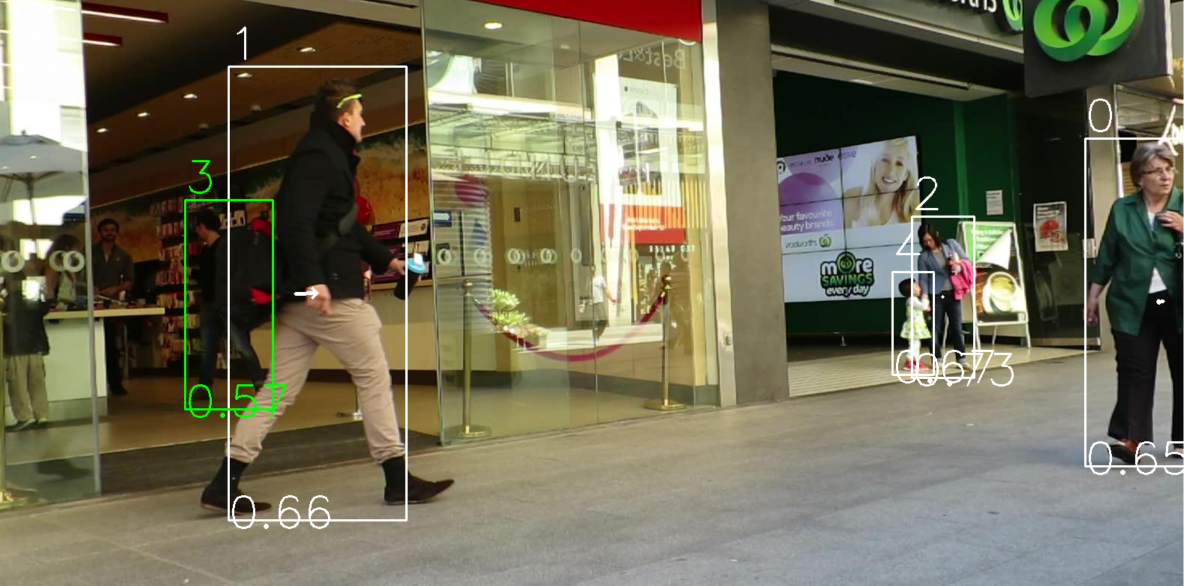
#> input picture img.png, 2367 x 1171 px (shown at 1/2 size)
$ python -i Detector.py   (imports and definitions only)
#> lines starting #> are read from the running program, lines starting #| are printed output that depends on the picture; after the words box and inside, x2 and y2 are one past the last pixel; in counts of white or black regions, pixels touching at a corner belong together
#> further down, picture is the input picture: shape (1171, 2367, 3); mean B, G, R 87.1, 109.2, 113.5
"""
    File name         : detectors.py
    Description       : Object detector used for detecting the objects in a video /image
    Python Version    : 3.7
"""

# Import python libraries
import numpy as np
import cv2


def detect(frame):
    # Convert frame from BGR to GRAY
    gray = cv2.cvtColor(frame, cv2.COLOR_BGR2GRAY)
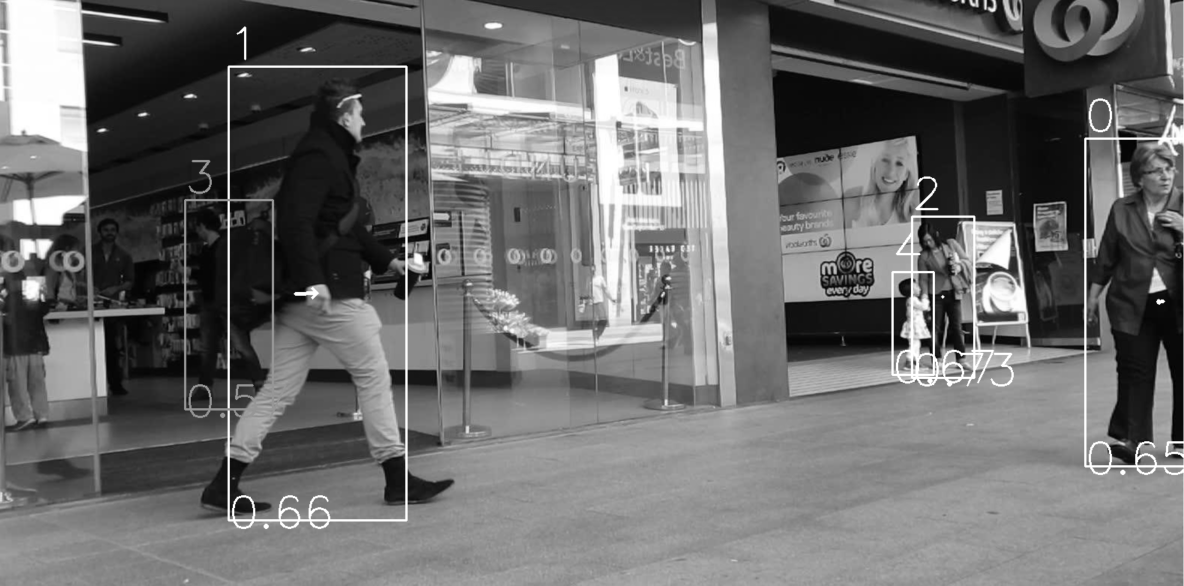
#> gray: shape (1171, 2367) (shown at 1/2 size); min 0, max 255, mean 108
    # cv2.imshow('gray', gray)

    # Edge detection using Canny function
    img_edges = cv2.Canny(gray, 50, 190, 3)
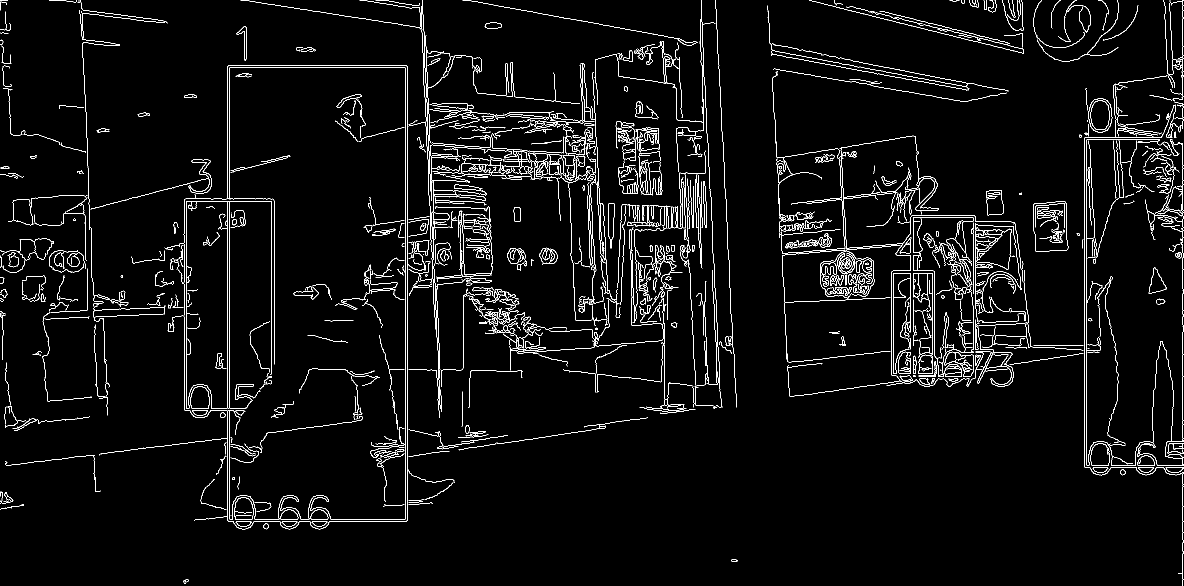
#> img_edges: shape (1171, 2367) (shown at 1/2 size); 3.6% white in thin lines or dots
    # cv2.imshow('img_edges', img_edges)

    # Convert to black and white image
    ret, img_thresh = cv2.threshold(img_edges, 254, 255, cv2.THRESH_BINARY)
    # cv2.imshow('img_thresh', img_thresh)

    # Find contours
    contours, _ = cv2.findContours(
        img_thresh, cv2.RETR_EXTERNAL, cv2.CHAIN_APPROX_SIMPLE
    )
#> contours = 938 contours, 758 with area under 20; largest, box (x1, y1, x2, y2) and area: (372, 402, 544, 817) 34140, (329, 130, 852, 1059) 15526, (2066, 402, 2137, 504) 6256, (2177, 196, 2225, 265) 2598, (16, 398, 67, 451) 1642

    # Set the accepted minimum & maximum radius of a detected object
    min_radius_thresh = 3
    max_radius_thresh = 30

    centers = []
    for c in contours:
        # ref: https://docs.opencv.org/trunk/dd/d49/tutorial_py_contour_features.html
        (x, y), radius = cv2.minEnclosingCircle(c)
        radius = int(radius)

        # Take only the valid circle(s)
        if (radius > min_radius_thresh) and (radius < max_radius_thresh):
            centers.append(np.array([[x], [y]]))
#> this loop made 938 passes
#> (x, y, radius) on passes 1 to 3: (371.4, 1161.9, 5), (1468.9, 1120.5, 6), (532, 1052.3, 5)
#> after the loop, centers = 617 items, first 6: [371.4, 1161.9], [1468.9, 1120.5], [532, 1052.3], [527, 1016], [432.5, 1013.5], [787.5, 1011]
    cv2.imshow("contours", img_thresh)
    return centers

>>> import cv2
>>> picture = cv2.imread('../img.png')
>>> result = detect(picture)
#> result has the same summary as centers in detect
